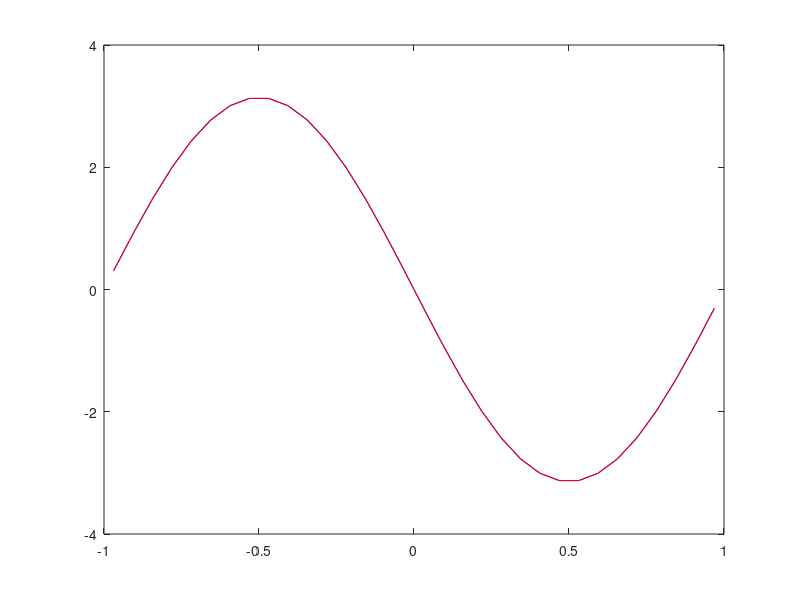

Reproduce this figure in MATLAB.
clc, clear all, clf

% input data:
D=load('solution.dat');
j=1;
for i=1:length(D)
    if (mod(i,2)==0)
       ux(j)=D(i,2);
       x(j)=D(i,1);
       j=j+1;
    end
end
soln=-pi*sin(pi*x);
figure(1)
plot(x,ux,'b',x,soln,'r')